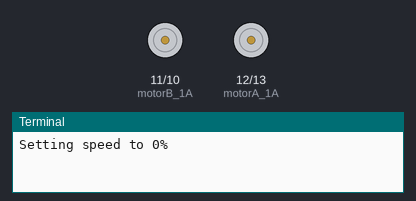
Bench run of a program on a simulated Raspberry Pi (BCM pin numbers). On the bench: motor-driver pin pairs drawn as motors (green arrow = first pin HIGH = forward, orange = second pin HIGH = backward, longer = more drive), the last lines printed to the terminal. At 12.0 s the program stops and its outputs stay as they are.

Above: at 0.1 s.
At 2.1 s:
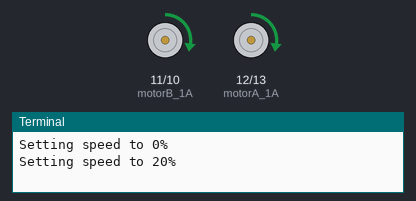
At 4.1 s:
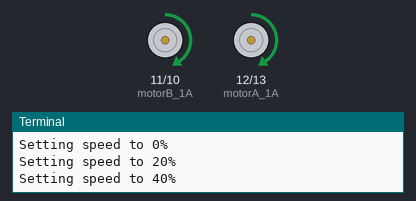
At 10.1 s:
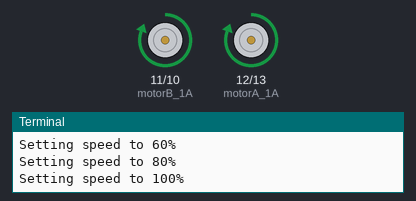
Timing chart, 0 to 13.5 s (numbered marks = the images above):
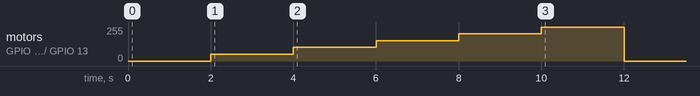

Measured:
- by itself, motor on GPIO 11 (motorB_1A) / GPIO 10 (motorB_1B), motor on GPIO 12 (motorA_1A) / GPIO 13 (motorA_1B): rises from stopped to forward 255/255 in 8.0 s, then falls to stopped in 2.0 s

The program:

changeSpeed.py
```python
import RPi.GPIO as GPIO
import time

# Pin Definitions for Motor A and Motor B
motorA_1A = 12  # GPIO pin for Motor A IA
motorA_1B = 13  # GPIO pin for Motor A IB
motorB_1A = 11  # GPIO pin for Motor B IA
motorB_1B = 10  # GPIO pin for Motor B IB

# Setup
GPIO.setmode(GPIO.BCM)
GPIO.setup(motorA_1A, GPIO.OUT)
GPIO.setup(motorA_1B, GPIO.OUT)
GPIO.setup(motorB_1A, GPIO.OUT)
GPIO.setup(motorB_1B, GPIO.OUT)

# Set up PWM for both motors (1 kHz frequency)
pwm_motorA_1A = GPIO.PWM(motorA_1A, 1000)
pwm_motorA_1B = GPIO.PWM(motorA_1B, 1000)
pwm_motorB_1A = GPIO.PWM(motorB_1A, 1000)
pwm_motorB_1B = GPIO.PWM(motorB_1B, 1000)

# Start PWM with 0% duty cycle (motors off)
pwm_motorA_1A.start(0)
pwm_motorA_1B.start(0)
pwm_motorB_1A.start(0)
pwm_motorB_1B.start(0)

# Test with increasing speed
try:
    for speed in range(0, 101, 20):  # From 0 to 100% duty cycle, step by 20
        print(f"Setting speed to {speed}%")
        pwm_motorA_1A.ChangeDutyCycle(speed)
        pwm_motorA_1B.ChangeDutyCycle(0)
        pwm_motorB_1A.ChangeDutyCycle(speed)
        pwm_motorB_1B.ChangeDutyCycle(0)
        time.sleep(2)
except KeyboardInterrupt:
    pass

# Stop the motors
pwm_motorA_1A.ChangeDutyCycle(0)
pwm_motorA_1B.ChangeDutyCycle(0)
pwm_motorB_1A.ChangeDutyCycle(0)
pwm_motorB_1B.ChangeDutyCycle(0)

# Cleanup
pwm_motorA_1A.stop()
pwm_motorA_1B.stop()
pwm_motorB_1A.stop()
pwm_motorB_1B.stop()
GPIO.cleanup()
pwm_motorB_1B.stop()
GPIO.cleanup()
```
